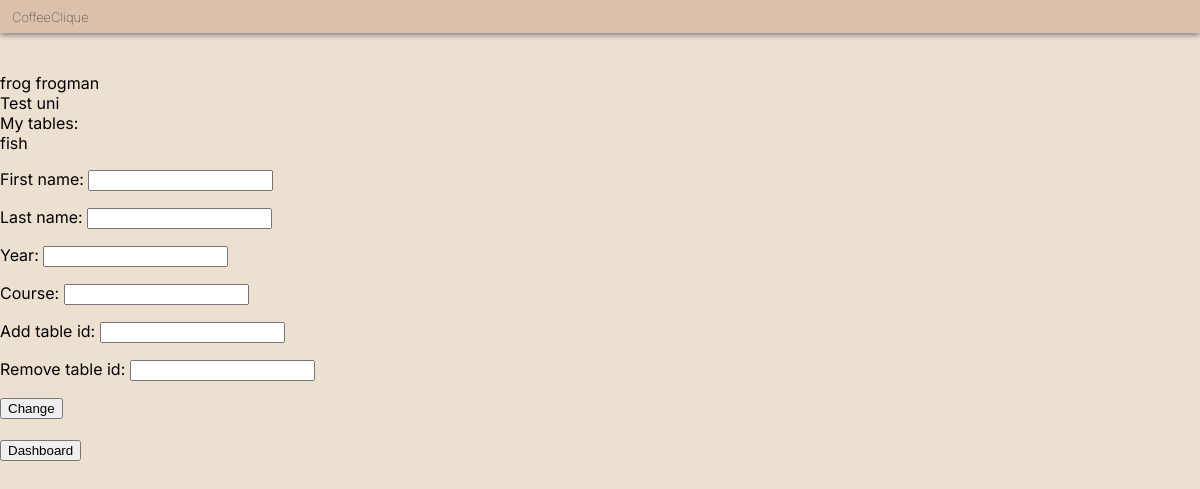
The app's page /dashboard/edit_info (signed in), older data.
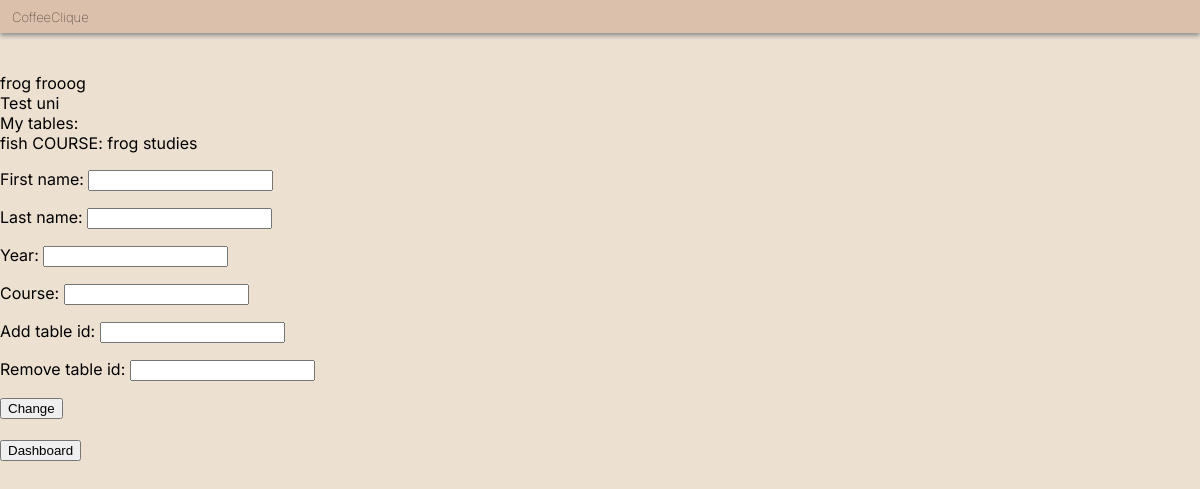
The same page, newer data.
### app/models.py (models this page shows, shortened)
class CoffeeUser(AbstractBaseUser):
    AVAILABLE_UNIS = (
        ("University of Exeter", "University of Exeter"),
        ("Test uni", "Test uni")
    )
    email = models.EmailField(verbose_name="email", unique=True)
    date_joined = models.DateTimeField(verbose_name="date_joined",
                                       auto_now_add=True)
    last_login = models.DateTimeField(verbose_name="last_login", auto_now=True)
    is_admin = models.BooleanField(default=False)
    is_active = models.BooleanField(default=True)
    is_staff = models.BooleanField(default=False)
    is_superuser = models.BooleanField(default=False)
    first_name = models.CharField(max_length=50)
    last_name = models.CharField(max_length=50)
    university = models.CharField(max_length=50, choices=AVAILABLE_UNIS)
    is_staff = models.BooleanField(default=False)
    year = models.PositiveIntegerField(null=True, blank=True)
    course = models.CharField(max_length=50, blank=True)
    avatar_url = models.FilePathField(path="/img")
    cafe_table_ids = models.ManyToManyField(CafeTable, blank=True)
    points = models.PositiveIntegerField(default=0)
    USERNAME_FIELD = "email"  # users log in using their email
    REQUIRED_FIELDS = ["first_name", "last_name", "university", "is_staff"]
    objects = CoffeeUserManager()

### app/views.py (the view)
# urls.py: path('dashboard/edit_info', views.edit_info, name='edit_info'),
@login_required(login_url='/')
def edit_info(request):
    user = request.user
    if request.method == 'POST':
        form = CUserEditForm(request.POST)
        if form.is_valid():
            if form.cleaned_data['first_name']:
                user.first_name = form.cleaned_data['first_name']
            if form.cleaned_data['last_name']:
                user.last_name = form.cleaned_data['last_name']
            if form.cleaned_data['year']:
                if form.cleaned_data['year'] >= 1:
                    user.year = form.cleaned_data['year']
            if form.cleaned_data['course']:
                if user.course:
                    old_course = user.course
                    old_table_name = "COURSE: " + old_course
                    table = user.cafe_table_ids.get(table_id=old_table_name)
                    user.cafe_table_ids.remove(table)
                new_course = form.cleaned_data['course'].lower()
                user.course = new_course
                new_course_table_name = "COURSE: " + new_course
                try:
                    table = CafeTable.objects.get(
                        university=user.university,
                        table_id=new_course_table_name
                    )
                except CafeTable.DoesNotExist:
                    table = CafeTable.objects.create(
                        table_id=new_course_table_name,
                        university=user.university
                    )
                user.cafe_table_ids.add(table)
            if form.cleaned_data['add_table_id']:
                add_table_id = form.cleaned_data['add_table_id'].lower()
                if not add_table_id.startswith("course:"):
                    try:
                        table = CafeTable.objects.get(
                            university=user.university,
                            table_id=add_table_id
                        )
                    except CafeTable.DoesNotExist:
                        table = CafeTable.objects.create(
                            table_id=add_table_id,
                            university=user.university
                        )
                    user.cafe_table_ids.add(table)
            if form.cleaned_data['remove_table_id']:
                table_name_to_rm = form.cleaned_data['remove_table_id']
                try:
                    table = user.cafe_table_ids.get(table_id=table_name_to_rm)
                    user.cafe_table_ids.remove(table)
                except CafeTable.DoesNotExist:
                    pass
            user.save()
            form = CUserEditForm()
    else:
        form = CUserEditForm()
    tables = user.cafe_table_ids.values_list('table_id', flat=True)
    context = {
        'user': user,
        'form': form,
        'tables': tables
    }
    return render(request, "edit_info.html", context)

### app/forms.py
class CUserEditForm(forms.Form):
    first_name = forms.CharField(max_length=50, required=False)
    last_name = forms.CharField(required=False)
    year = forms.IntegerField(required=False)
    course = forms.CharField(max_length=50, required=False)
    add_table_id = forms.CharField(max_length=50, required=False)
    remove_table_id = forms.CharField(max_length=50, required=False)

### app/templates/edit_info.html (shortened to what this page needs)
<!DOCTYPE html>
<html lang="en">
<head>
  {% load static %}
  <link rel="stylesheet" type="text/css" href="{% static 'css/basic.css' %}"></link>
</head>
<body>
  <div class="top_bar">
    <h6 class="app_name">CoffeeClique</h6>
  </div>
  <br><br>
  {{ user.first_name }} {{ user.last_name }} <br>
  {{ user.university }} <br>
  My tables: <br>
  {% for table_name in tables %}
    {{ table_name }}
  {% endfor %}
  <form method="post">
    {{ form.as_p }}
    <button type="submit"> Change </button>
  </form><br>
  <button onclick="document.location='/dashboard'" id="dashboard">Dashboard</button>
</body>
</html>

Row changes from the older to the newer data that the page shows:
changed CoffeeUser "frog": last_name "frogman" → "frooog"
Text that changed along with them:
new list line: "COURSE: frog studies"
